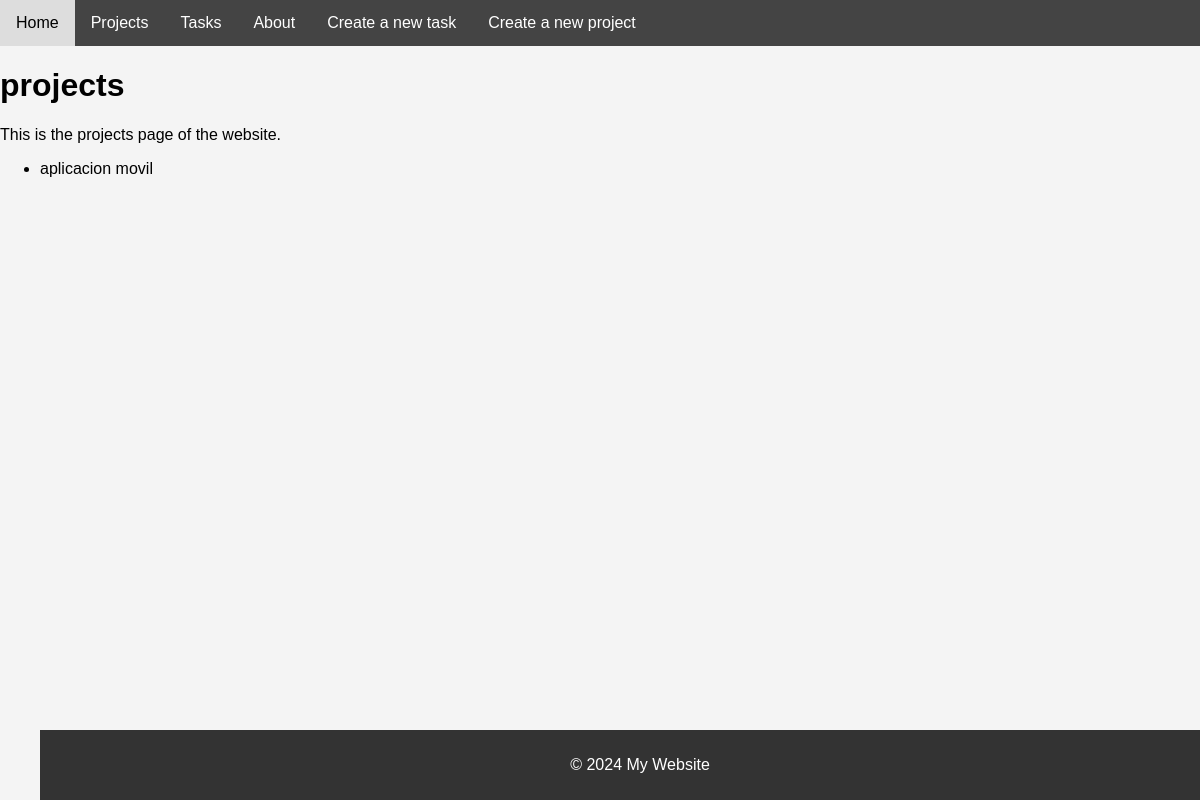
The page /home/projects/ on the database as committed earlier.
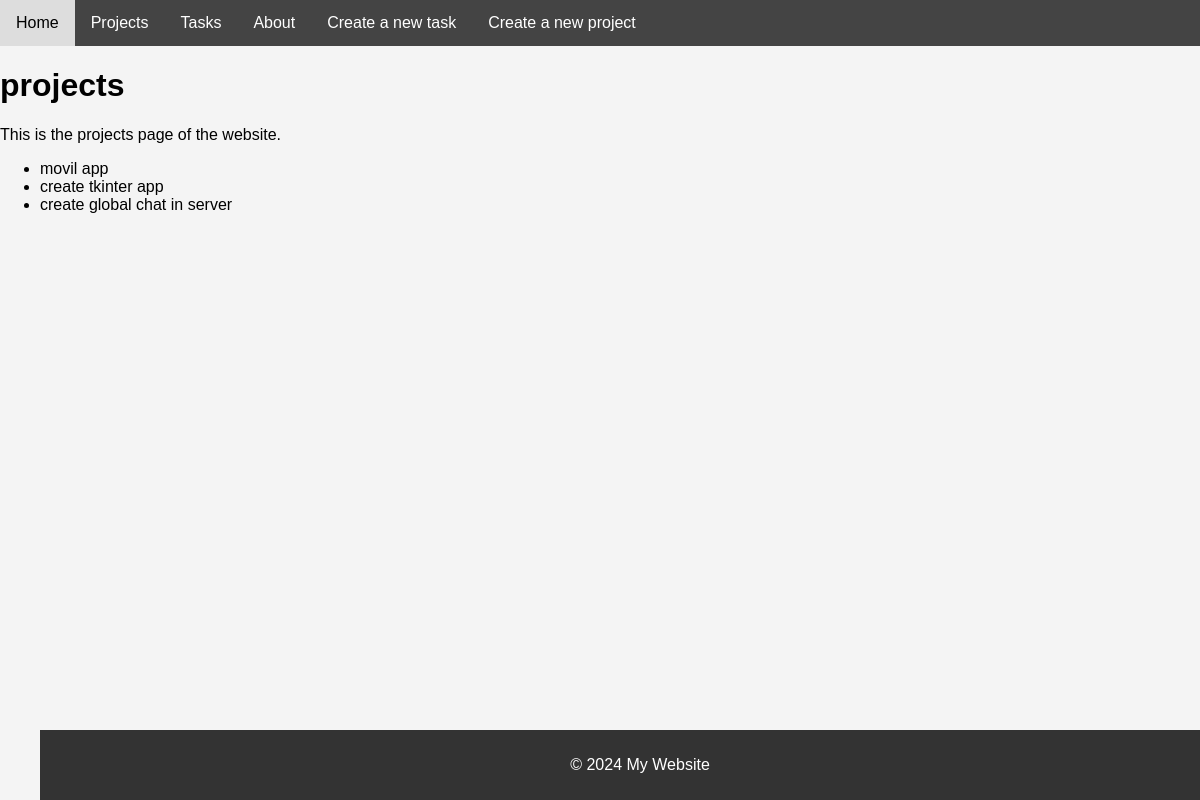
The same page on the database as committed later.
### myapp/models.py (models this page shows, shortened)
class Project(models.Model):
    name = models.CharField(max_length=100)

### myapp/views.py (the view)
# urls.py: path('home/projects/', views.projects),
def projects(request):
    projects = Project.objects.all()
    return render(request, 'projects/projects.html', {'projects': projects})

### myapp/templates/projects/projects.html
{% extends 'layouts/base.html' %}
{% block content %}
<h1>projects</h1>
<p>This is the projects page of the website.</p>
<ul>
    {% for project in projects %}
        <li>{{ project.name }}</li>
    {% empty %}
        <li>No projects available.</li>
    {% endfor %}
{% endblock %}

Rows that differ between the two databases and show on the page:
changed Project: name "aplicacion movil" → "movil app"
added Project: name "create tkinter app"
added Project: name "create global chat in server"
